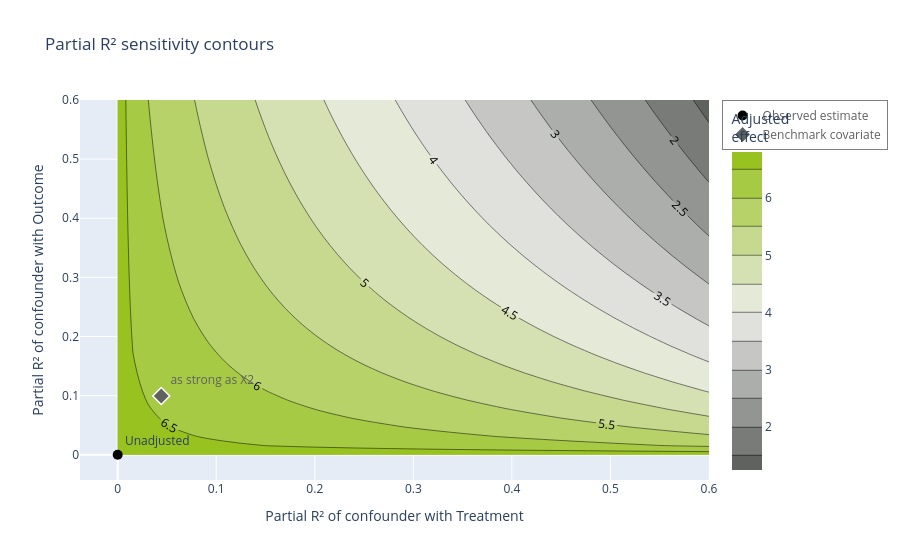

This figure's notebook cell:
### Markdown cell above
### Partial $R^2$ contours, benchmarked against observed covariates

The contour plot below ({prf:ref}`partial-r2`) shows the bias-adjusted estimate across a grid of confounder strengths $(R^2_{T \sim U}, R^2_{Y \sim U})$. The thick black line marks where the effect would be driven to **zero**. The dark grey diamond benchmarks "an unmeasured confounder *as strong as the observed covariate* $X_2$" — if that point sits far from the zero line, even a confounder of that strength would not overturn the conclusion.

### Code cell
# Benchmark: how strongly is the observed covariate X2 associated with T and Y?
def _partial_r2(df, target, focal, others):
    res = ols_treatment_effect(df, outcome=target, treatment=focal, covariates=others)
    return res['t'] ** 2 / (res['t'] ** 2 + res['dof'])

others_x2 = [c for c in covariates_adj if c != 'X2']
r2_x2_y = _partial_r2(data, 'Y', 'X2', ['T_Treatment'] + others_x2)
r2_x2_t = _partial_r2(data, 'T_Treatment', 'X2', others_x2)
print(f"Observed covariate X2 — partial R² with Y: {r2_x2_y:.3f}, with T: {r2_x2_t:.3f}")

benchmark = {'r2_tu': r2_x2_t, 'r2_yu': r2_x2_y, 'label': 'as strong as X2'}
fig = plot_sensitivity_contour(effect['coef'], effect['se'], effect['dof'],
                               title='Partial R² sensitivity contours',
                               benchmark=benchmark)
show(fig)

### Figure 1 — Plotly figure (JSON) as saved in the notebook; plotly's stock layout.template omitted (floating-point values rounded to 4 significant figures; data arrays with more than 128 entries replaced by an {"elided": "..."} marker saying what was removed)
{"data": [{"colorbar": {"title": {"text": "Adjusted<br>effect"}}, "colorscale": [[0, "#5F625F"], [0.5, "#EDEDEA"], [1, "#98C21F"]], "contours": {"showlabels": true}, "type": "contour", "x": [0.0, 0.01538, 0.03077, 0.04615, 0.06154, 0.07692, 0.09231, 0.1077, 0.1231, 0.1385, 0.1538, 0.1692, 0.1846, 0.2, 0.2154, 0.2308, 0.2462, 0.2615, 0.2769, 0.2923, 0.3077, 0.3231, 0.3385, 0.3538, 0.3692, 0.3846, 0.4, 0.4154, 0.4308, 0.4462, 0.4615, 0.4769, 0.4923, 0.5077, 0.5231, 0.5385, 0.5538, 0.5692, 0.5846, 0.6], "y": [0.0, 0.01538, 0.03077, 0.04615, 0.06154, 0.07692, 0.09231, 0.1077, 0.1231, 0.1385, 0.1538, 0.1692, 0.1846, 0.2, 0.2154, 0.2308, 0.2462, 0.2615, 0.2769, 0.2923, 0.3077, 0.3231, 0.3385, 0.3538, 0.3692, 0.3846, 0.4, 0.4154, 0.4308, 0.4462, 0.4615, 0.4769, 0.4923, 0.5077, 0.5231, 0.5385, 0.5538, 0.5692, 0.5846, 0.6], "z": {"elided": "40x40 float values"}}, {"contours": {"coloring": "lines", "end": 0, "start": 0}, "line": {"color": "black", "width": 3}, "name": "effect = 0", "showscale": false, "type": "contour", "x": [0.0, 0.01538, 0.03077, 0.04615, 0.06154, 0.07692, 0.09231, 0.1077, 0.1231, 0.1385, 0.1538, 0.1692, 0.1846, 0.2, 0.2154, 0.2308, 0.2462, 0.2615, 0.2769, 0.2923, 0.3077, 0.3231, 0.3385, 0.3538, 0.3692, 0.3846, 0.4, 0.4154, 0.4308, 0.4462, 0.4615, 0.4769, 0.4923, 0.5077, 0.5231, 0.5385, 0.5538, 0.5692, 0.5846, 0.6], "y": [0.0, 0.01538, 0.03077, 0.04615, 0.06154, 0.07692, 0.09231, 0.1077, 0.1231, 0.1385, 0.1538, 0.1692, 0.1846, 0.2, 0.2154, 0.2308, 0.2462, 0.2615, 0.2769, 0.2923, 0.3077, 0.3231, 0.3385, 0.3538, 0.3692, 0.3846, 0.4, 0.4154, 0.4308, 0.4462, 0.4615, 0.4769, 0.4923, 0.5077, 0.5231, 0.5385, 0.5538, 0.5692, 0.5846, 0.6], "z": {"elided": "40x40 float values"}}, {"marker": {"color": "black", "size": 10}, "mode": "markers+text", "name": "Observed estimate", "text": ["Unadjusted"], "textposition": "top right", "type": "scatter", "x": [0], "y": [0]}, {"marker": {"color": "#5F625F", "line": {"color": "white", "width": 1.5}, "size": 13, "symbol": "diamond"}, "mode": "markers+text", "name": "Benchmark covariate", "text": ["as strong as X2"], "textfont": {"color": "#5F625F"}, "textposition": "top right", "type": "scatter", "x": [0.04422], "y": [0.09941]}], "layout": {"autosize": true, "legend": {"bgcolor": "rgba(255,255,255,0.85)", "bordercolor": "#7E817E", "borderwidth": 1, "font": {"color": "#5F625F"}}, "title": {"text": "Partial R² sensitivity contours"}, "xaxis": {"title": {"text": "Partial R² of confounder with Treatment"}}, "yaxis": {"title": {"text": "Partial R² of confounder with Outcome"}}}}
